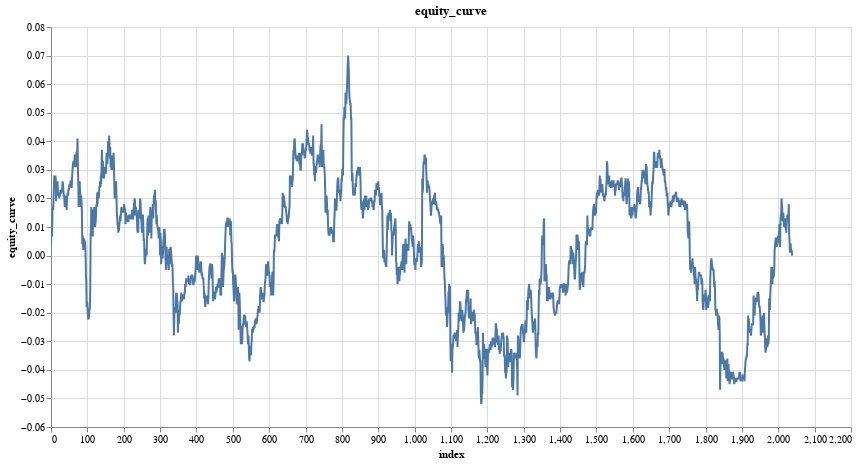

Notebook code for this chart:
### Code cell
research.plot_column(trade_results, 'equity_curve')

### Figure 1 — Vega specification as saved in the notebook (floating-point values rounded to 4 significant figures; data arrays with more than 128 entries replaced by an {"elided": "..."} marker saying what was removed)
{"$schema": "https://vega.github.io/schema/vega/v5.json", "data": [{"name": "param_6_store"}, {"name": "source_0", "values": {"elided": "2039 records"}}, {"name": "source_0_x_domain_index", "values": [{"min": 0, "max": 2038}]}, {"name": "source_0_y_domain_equity_curve", "values": [{"min": -0.052, "max": 0.07}]}], "signals": [{"name": "unit", "value": {}, "on": [{"events": "pointermove", "update": "isTuple(group()) ? group() : unit"}]}, {"name": "param_6", "update": "vlSelectionResolve(\"param_6_store\", \"union\")"}, {"name": "param_6_index", "on": [{"events": [{"source": "view", "type": "dblclick"}], "update": "null"}, {"events": {"signal": "param_6_translate_delta"}, "update": "panLinear(param_6_translate_anchor.extent_x, -param_6_translate_delta.x / width)"}, {"events": {"signal": "param_6_zoom_delta"}, "update": "zoomLinear(domain(\"x\"), param_6_zoom_anchor.x, param_6_zoom_delta)"}]}, {"name": "param_6_equity_curve", "on": [{"events": [{"source": "view", "type": "dblclick"}], "update": "null"}, {"events": {"signal": "param_6_translate_delta"}, "update": "panLinear(param_6_translate_anchor.extent_y, param_6_translate_delta.y / height)"}, {"events": {"signal": "param_6_zoom_delta"}, "update": "zoomLinear(domain(\"y\"), param_6_zoom_anchor.y, param_6_zoom_delta)"}]}, {"name": "param_6_tuple", "on": [{"events": [{"signal": "param_6_index || param_6_equity_curve"}], "update": "param_6_index && param_6_equity_curve ? {unit: \"\", fields: param_6_tuple_fields, values: [param_6_index,param_6_equity_curve]} : null"}]}, {"name": "param_6_tuple_fields", "value": [{"field": "index", "channel": "x", "type": "R"}, {"field": "equity_curve", "channel": "y", "type": "R"}]}, {"name": "param_6_translate_anchor", "value": {}, "on": [{"events": [{"source": "scope", "type": "pointerdown"}], "update": "{x: x(unit), y: y(unit), extent_x: domain(\"x\"), extent_y: domain(\"y\")}"}]}, {"name": "param_6_translate_delta", "value": {}, "on": [{"events": [{"source": "window", "between": [{"source": "scope", "type": "pointerdown"}, {"source": "window", "type": "pointerup"}], "consume": true, "type": "pointermove"}], "update": "{x: param_6_translate_anchor.x - x(unit), y: param_6_translate_anchor.y - y(unit)}"}]}, {"name": "param_6_zoom_anchor", "on": [{"events": [{"source": "scope", "type": "wheel", "consume": true}], "update": "{x: invert(\"x\", x(unit)), y: invert(\"y\", y(unit))}"}]}, {"name": "param_6_zoom_delta", "on": [{"events": [{"source": "scope", "consume": true, "type": "wheel"}], "update": "pow(1.001, event.deltaY * pow(16, event.deltaMode))", "force": true}]}, {"name": "param_6_modify", "on": [{"events": {"signal": "param_6_tuple"}, "update": "modify(\"param_6_store\", param_6_tuple, true)"}]}], "marks": [{"type": "line", "name": "marks", "from": {"data": "source_0"}, "sort": {"field": "x"}, "encode": {"update": {"stroke": {"value": "#4c78a8"}, "y": {"field": "equity_curve", "scale": "y"}, "defined": {"signal": "isValid(datum[\"index\"]) && isFinite(+datum[\"index\"]) && isValid(datum[\"equity_curve\"]) && isFinite(+datum[\"equity_curve\"])"}, "tooltip": {"signal": "{\"index\": format(datum[\"index\"], \"\"), \"equity_curve\": format(datum[\"equity_curve\"], \"\")}"}, "x": {"field": "index", "scale": "x"}}}, "interactive": true, "style": ["line"], "clip": true}], "scales": [{"name": "x", "type": "linear", "domain": [{"signal": "(data(\"source_0_x_domain_index\")[0] || {}).min"}, {"signal": "(data(\"source_0_x_domain_index\")[0] || {}).max"}], "range": [0, {"signal": "width"}], "zero": false, "domainRaw": {"signal": "param_6[\"index\"]"}, "nice": true}, {"name": "y", "type": "linear", "domain": [{"signal": "(data(\"source_0_y_domain_equity_curve\")[0] || {}).min"}, {"signal": "(data(\"source_0_y_domain_equity_curve\")[0] || {}).max"}], "range": [{"signal": "height"}, 0], "nice": true, "domainRaw": {"signal": "param_6[\"equity_curve\"]"}, "zero": true}], "axes": [{"scale": "x", "gridScale": "y", "grid": true, "minExtent": 0, "ticks": false, "maxExtent": 0, "domain": false, "zindex": 0, "orient": "bottom", "aria": false, "labels": false, "tickCount": {"signal": "ceil(width/40)"}}, {"scale": "y", "orient": "left", "tickCount": {"signal": "ceil(height/40)"}, "minExtent": 0, "ticks": false, "grid": true, "domain": false, "gridScale": "x", "labels": false, "aria": false, "maxExtent": 0, "zindex": 0}, {"scale": "x", "title": "index", "labelOverlap": true, "labelFlush": true, "orient": "bottom", "zindex": 0, "grid": false, "tickCount": {"signal": "ceil(width/40)"}}, {"scale": "y", "tickCount": {"signal": "ceil(height/40)"}, "title": "equity_curve", "zindex": 0, "labelOverlap": true, "orient": "left", "grid": false}], "title": {"text": "equity_curve", "frame": "group"}, "background": "white", "padding": 5, "style": "cell", "height": 400, "width": 800}
